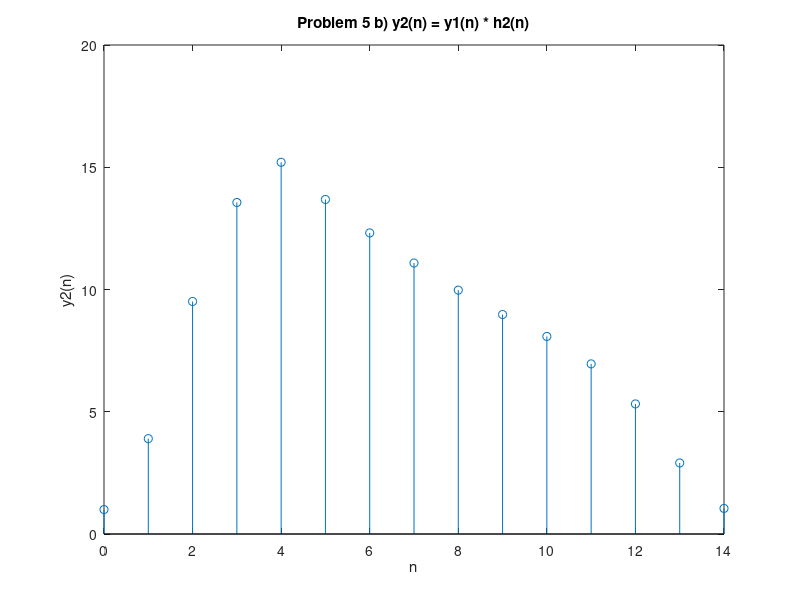
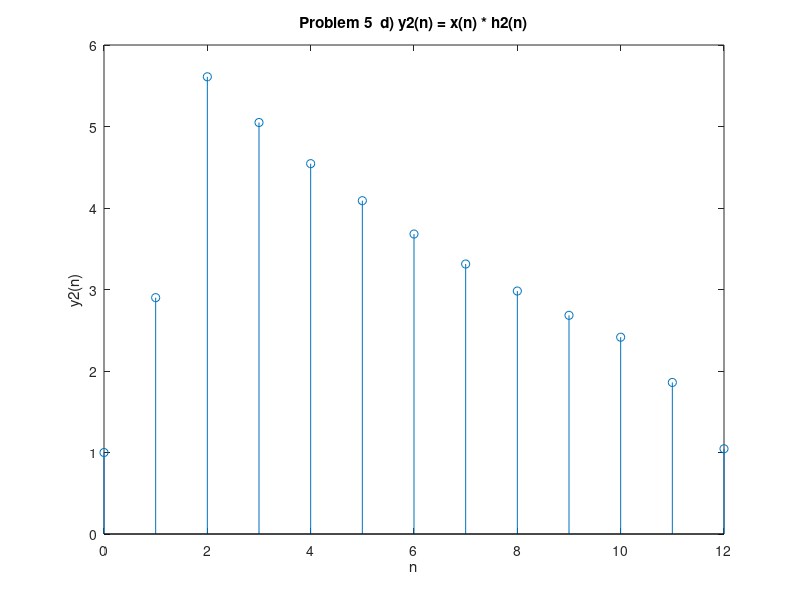

Write MATLAB code to recreate these figures, in order.
clc; clear; close all;
%%
% *Problem 5*
%%
% *b)*
% Plot y2(n) with filters in original order
y1_n = [1 3 6 5 3];
n = 0:10; 
h2_n = (0.9).^n;
y2_n = conv(y1_n, h2_n);
n = 0:length(y2_n)-1;
figure;
stem(n,y2_n);
xlabel('n');
ylabel('y2(n)');
title('Problem 5 b) y2(n) = y1(n) * h2(n)');

%% 
% *c)*
% Plot y1(n) and y2(n) with the filter order interchanged.
% y1(n) will be different, but y2(n) will remain the same, because the
% order of filtering does not matter for a LTI system.
x_n = [1 2 3];
y2_n = conv(x_n, h2_n);
n = 0:length(y2_n)-1;
figure;
stem(n, y2_n);
xlabel('n');
ylabel('y2(n)');
title('Problem 5  d) y2(n) = x(n) * h2(n)');